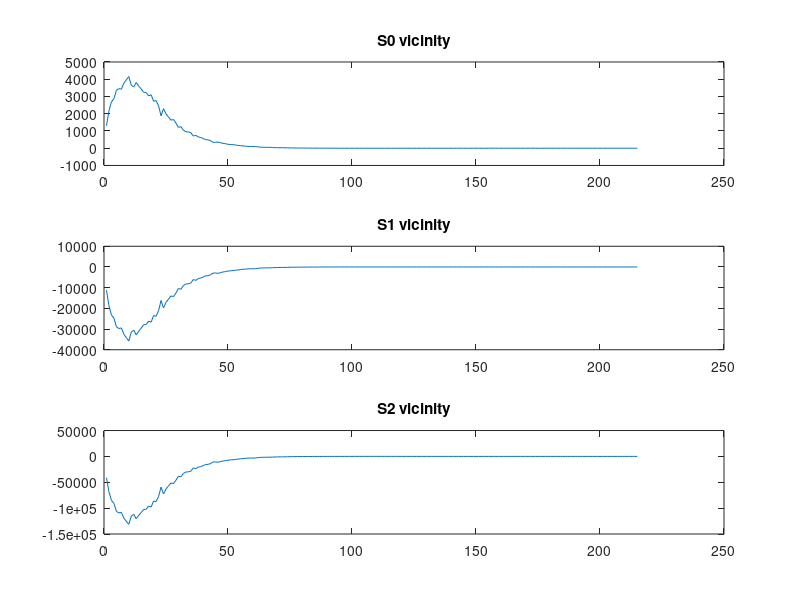
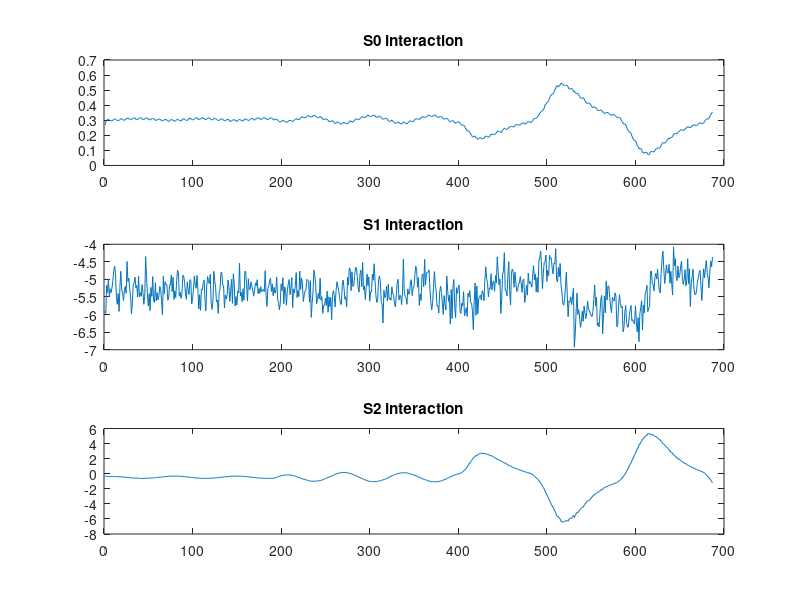
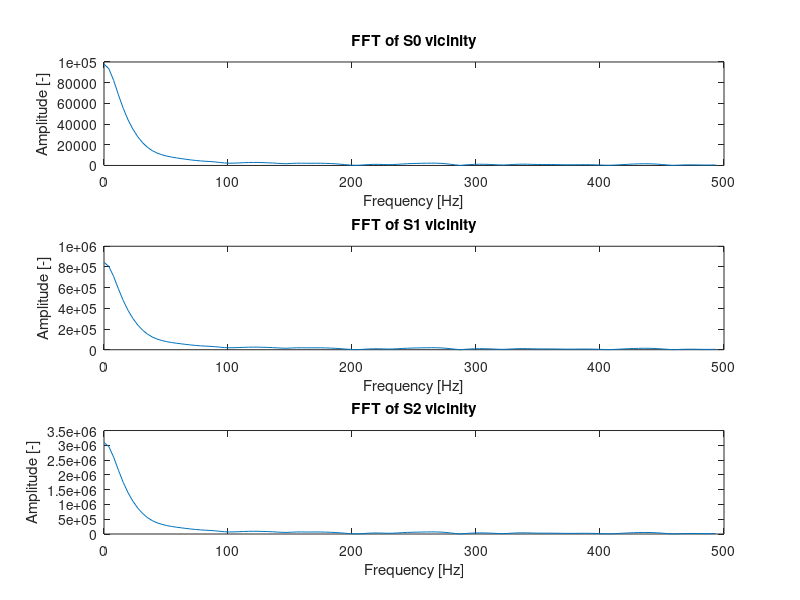
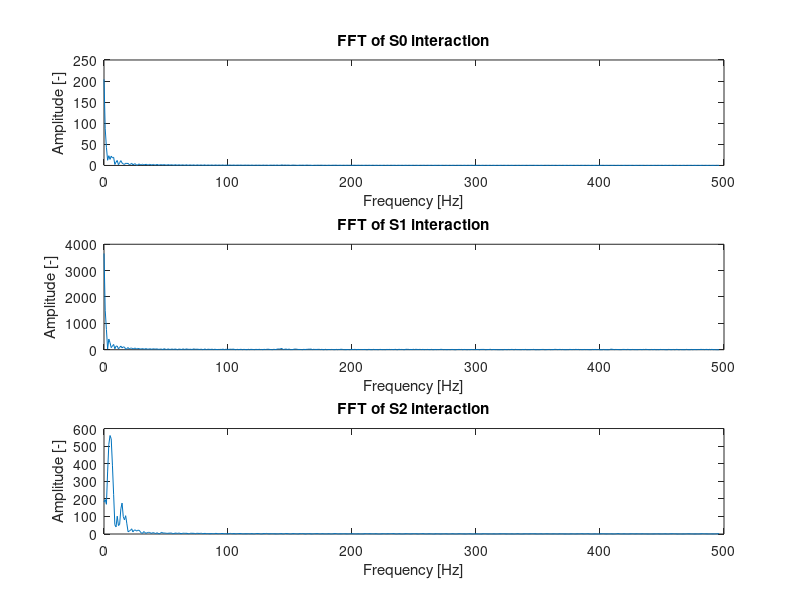

The MATLAB script that drew these images, in order:
clear all, close all, clc

%% Notes about the file
%{
-Data is from the sin0450 (exp. no 4) simulation.
-Simulation executed with 'v7' data on sim.ipynb (Jupyter Notebook).
-ICA is done within sim.ipynb.
-Both parts (vicinity & interaction) of original are in S($) domain.
-Wdist = Winte + Waero + Werrm.
%}

%% 1. Initializing data
fprintf("Loading data...\n");
data = csvread('ICA_params.csv',1,0); % dist data

%% Additional disturbance
Fs = length(data);                      % sampling frequency 
% Ts = 1/Fs;                              % sampling period at time step
% dt = 0 : Ts : 1-Ts;                     % signal duration
% 
% f_wind = 150;                           % frequency of the wind disturb.
% wind = 0.5*sin(2*pi*f_wind*dt);         % an arbitrary wind function
% data = data + transpose(wind);          % data with arbitrary wind

%% 2. Selecting necessary parts of data
S0_dist_vicinity = data(1:215,10);      % vicinity period
S1_dist_vicinity = data(1:215,11);
S2_dist_vicinity = data(1:215,12);
lv = length(S0_dist_vicinity);          % length of the signal

S0_dist_interact = data(220:906,10);    % interaction period
S1_dist_interact = data(220:906,11);
S2_dist_interact = data(220:906,12);
li = length(S0_dist_interact);          % length of the signal

%% 3. Saving data
% fprintf("\nWriting data to .csv files...\n");
% csvwrite('S0_dist_vicin.csv',S0_dist_vicinity);
% fprintf("S0 (dist) vicinity written to a .csv\n");
% csvwrite('S1_dist_vicin.csv',S1_dist_vicinity);
% fprintf("S1 (dist) vicinity written to a .csv\n");
% csvwrite('S2_dist_vicin.csv',S2_dist_vicinity);
% fprintf("S2 (dist) vicinity written to a .csv\n");
% 
% csvwrite('S0_dist_inter.csv',S0_dist_interact);
% fprintf("S0 (dist) interaction written to a .csv\n");
% csvwrite('S1_dist_inter.csv',S1_dist_interact);
% fprintf("S1 (dist) interaction written to a .csv\n");
% csvwrite('S2_dist_inter.csv',S2_dist_interact);
% fprintf("S2 (dist) interaction written to a .csv\n");

%% 4. Fourier transform
% vicinity data
fprintf("\nPerforming FFT of S($) components\n");
NFFTv = length(S0_dist_vicinity);           % length of the signal
NFFT_pow_v = 2^nextpow2(NFFTv);             % length of signal in power of 2
XFFTv = Fs*(0:NFFT_pow_v/2-1)/NFFT_pow_v;   % frequency vector (x-axis)

S0_vicin_fft = fft(S0_dist_vicinity,NFFT_pow_v);   % converting data to freq. domain
S0_vicin_sampled = S0_vicin_fft(1:NFFT_pow_v/2);   % sampling the data
S1_vicin_fft = fft(S1_dist_vicinity,NFFT_pow_v);
S1_vicin_sampled = S1_vicin_fft(1:NFFT_pow_v/2);
S2_vicin_fft = fft(S2_dist_vicinity,NFFT_pow_v);
S2_vicin_sampled = S2_vicin_fft(1:NFFT_pow_v/2);

% interaction data
NFFTi = length(S0_dist_interact);           % length of the signal
NFFT_pow_i = 2^nextpow2(NFFTi);             % length of signal in power of 2
XFFTi = Fs*(0:NFFT_pow_i/2-1)/NFFT_pow_i;   % frequency vector (x-axis)

S0_inte_fft = fft(S0_dist_interact,NFFT_pow_i);   % converting data to freq. domain
S0_inte_sampled = S0_inte_fft(1:NFFT_pow_i/2);    % sampling the data
S1_inte_fft = fft(S1_dist_interact,NFFT_pow_i);
S1_inte_sampled = S1_inte_fft(1:NFFT_pow_i/2);
S2_inte_fft = fft(S2_dist_interact,NFFT_pow_i);
S2_inte_sampled = S2_inte_fft(1:NFFT_pow_i/2);

%% 5. Plotting data
fprintf("\nPlotting vicinity period S($)");
figure(1), clf(1),
subplot(3,1,1),
plot(1:lv,S0_dist_vicinity), title('S0 vicinity');
subplot(3,1,2),
plot(1:lv,S1_dist_vicinity), title('S1 vicinity');
subplot(3,1,3),
plot(1:lv,S2_dist_vicinity), title('S2 vicinity');

fprintf("\nPlotting interaction period S($)");
figure(2), clf(2),
subplot(3,1,1),
plot(1:li,S0_dist_interact), title('S0 interaction');
subplot(3,1,2),
plot(1:li,S1_dist_interact), title('S1 interaction');
subplot(3,1,3),
plot(1:li,S2_dist_interact), title('S2 interaction');

fprintf("\nPlotting vicinity period S($) after FFT");
figure(3), clf(3),
subplot(3,1,1),
plot(XFFTv,abs(S0_vicin_sampled)), title('FFT of S0 vicinity'),
xlabel('Frequency [Hz]'),
ylabel('Amplitude [-]');
subplot(3,1,2),
plot(XFFTv,abs(S1_vicin_sampled)), title('FFT of S1 vicinity'),
xlabel('Frequency [Hz]'),
ylabel('Amplitude [-]');
subplot(3,1,3),
plot(XFFTv,abs(S2_vicin_sampled)), title('FFT of S2 vicinity'),
xlabel('Frequency [Hz]'),
ylabel('Amplitude [-]');

fprintf("\nPlotting interaction period S($) after FFT\n\n");
figure(4), clf(4),
subplot(3,1,1),
plot(XFFTi,abs(S0_inte_sampled)), title('FFT of S0 interaction'),
xlabel('Frequency [Hz]'),
ylabel('Amplitude [-]');
subplot(3,1,2),
plot(XFFTi,abs(S1_inte_sampled)), title('FFT of S1 interaction'),
xlabel('Frequency [Hz]'),
ylabel('Amplitude [-]');
subplot(3,1,3),
plot(XFFTi,abs(S2_inte_sampled)), title('FFT of S2 interaction'),
xlabel('Frequency [Hz]'),
ylabel('Amplitude [-]');